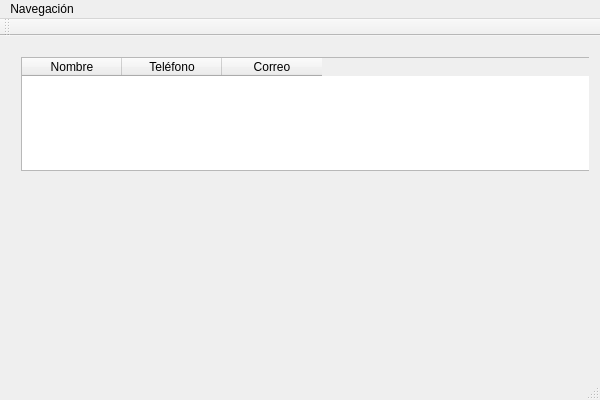
<?xml version="1.0" encoding="UTF-8"?>
<ui version="4.0">
 <class>lab_7Class</class>
 <widget class="QMainWindow" name="lab_7Class">
  <property name="geometry">
   <rect>
    <x>0</x>
    <y>0</y>
    <width>600</width>
    <height>400</height>
   </rect>
  </property>
  <property name="windowTitle">
   <string>lab_7</string>
  </property>
  <widget class="QWidget" name="centralWidget">
   <layout class="QVBoxLayout" name="verticalLayout">
    <item>
     <widget class="QStackedWidget" name="stackedWidget">
      <property name="currentIndex">
       <number>0</number>
      </property>
      <widget class="QWidget" name="page">
       <widget class="QTableWidget" name="tableWidget">
        <property name="geometry">
         <rect>
          <x>10</x>
          <y>10</y>
          <width>582</width>
          <height>114</height>
         </rect>
        </property>
        <column>
         <property name="text">
          <string>Nombre</string>
         </property>
        </column>
        <column>
         <property name="text">
          <string>Teléfono</string>
         </property>
        </column>
        <column>
         <property name="text">
          <string>Correo</string>
         </property>
        </column>
       </widget>
      </widget>
      <widget class="QWidget" name="page_2">
       <widget class="QLineEdit" name="txtNombre">
        <property name="geometry">
         <rect>
          <x>0</x>
          <y>50</y>
          <width>582</width>
          <height>24</height>
         </rect>
        </property>
       </widget>
       <widget class="QLabel" name="lblNombre">
        <property name="geometry">
         <rect>
          <x>10</x>
          <y>20</y>
          <width>582</width>
          <height>16</height>
         </rect>
        </property>
        <property name="text">
         <string>Nombre</string>
        </property>
       </widget>
       <widget class="QLabel" name="lblTelefono">
        <property name="geometry">
         <rect>
          <x>0</x>
          <y>100</y>
          <width>582</width>
          <height>16</height>
         </rect>
        </property>
        <property name="text">
         <string>Teléfono</string>
        </property>
       </widget>
       <widget class="QLineEdit" name="txtTelefono">
        <property name="geometry">
         <rect>
          <x>0</x>
          <y>140</y>
          <width>582</width>
          <height>24</height>
         </rect>
        </property>
       </widget>
       <widget class="QLabel" name="lblCorreo">
        <property name="geometry">
         <rect>
          <x>0</x>
          <y>180</y>
          <width>582</width>
          <height>16</height>
         </rect>
        </property>
        <property name="text">
         <string>Correo</string>
        </property>
       </widget>
       <widget class="QLineEdit" name="txtCorreo">
        <property name="geometry">
         <rect>
          <x>0</x>
          <y>220</y>
          <width>582</width>
          <height>24</height>
         </rect>
        </property>
       </widget>
       <widget class="QPushButton" name="btnGuardar">
        <property name="geometry">
         <rect>
          <x>0</x>
          <y>270</y>
          <width>582</width>
          <height>24</height>
         </rect>
        </property>
        <property name="text">
         <string>Guardar</string>
        </property>
       </widget>
      </widget>
     </widget>
    </item>
   </layout>
  </widget>
  <widget class="QMenuBar" name="menuBar">
   <property name="geometry">
    <rect>
     <x>0</x>
     <y>0</y>
     <width>600</width>
     <height>21</height>
    </rect>
   </property>
   <widget class="QMenu" name="menuNavegaci_n">
    <property name="title">
     <string>Navegación</string>
    </property>
    <addaction name="separator"/>
    <addaction name="actionRegistrar"/>
    <addaction name="actionHistorial"/>
    <addaction name="btnEditarSeleccionado"/>
    <addaction name="btnEliminarSeleccionado"/>
   </widget>
   <addaction name="menuNavegaci_n"/>
  </widget>
  <widget class="QToolBar" name="mainToolBar">
   <attribute name="toolBarArea">
    <enum>TopToolBarArea</enum>
   </attribute>
   <attribute name="toolBarBreak">
    <bool>false</bool>
   </attribute>
  </widget>
  <widget class="QStatusBar" name="statusBar"/>
  <action name="actionRegistrar">
   <property name="text">
    <string>Registrar</string>
   </property>
  </action>
  <action name="actionHistorial">
   <property name="text">
    <string>Historial</string>
   </property>
  </action>
  <action name="btnEditarSeleccionado">
   <property name="text">
    <string>Editar</string>
   </property>
  </action>
  <action name="btnEliminarSeleccionado">
   <property name="text">
    <string>Eliminar</string>
   </property>
  </action>
 </widget>
 <layoutdefault spacing="6" margin="11"/>
 <resources>
  <include location="lab_7.qrc"/>
 </resources>
 <connections/>
</ui>
